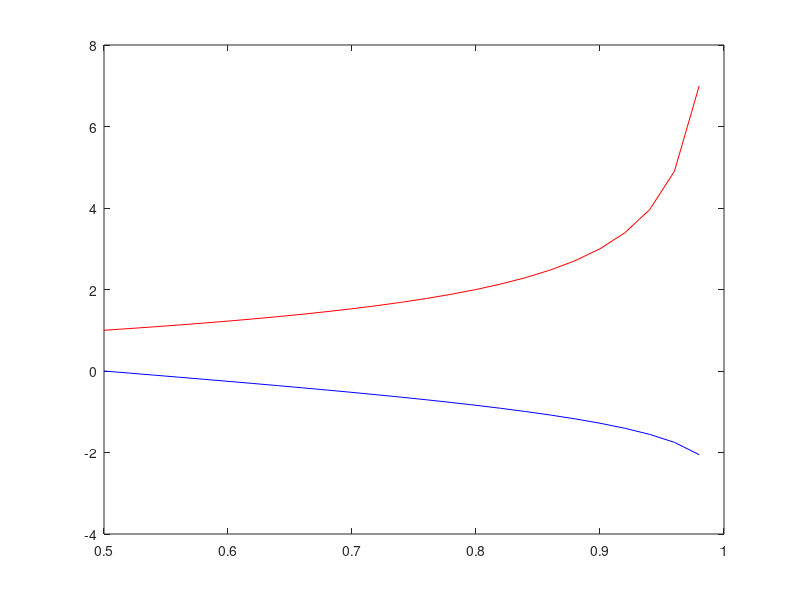

Here is the MATLAB script that generated this plot:
deltas = 0.5:0.02:0.99;
risks = norminv(1-deltas);
drrisks = zeros(size(deltas,2),1);
for i = 1:size(deltas,2)
    drrisks(i, 1) = sqrt(deltas(1,i)/(1 - deltas(1,i))); 
end
plot(deltas, risks, '-b');
hold on;
plot(deltas, drrisks, '-r');